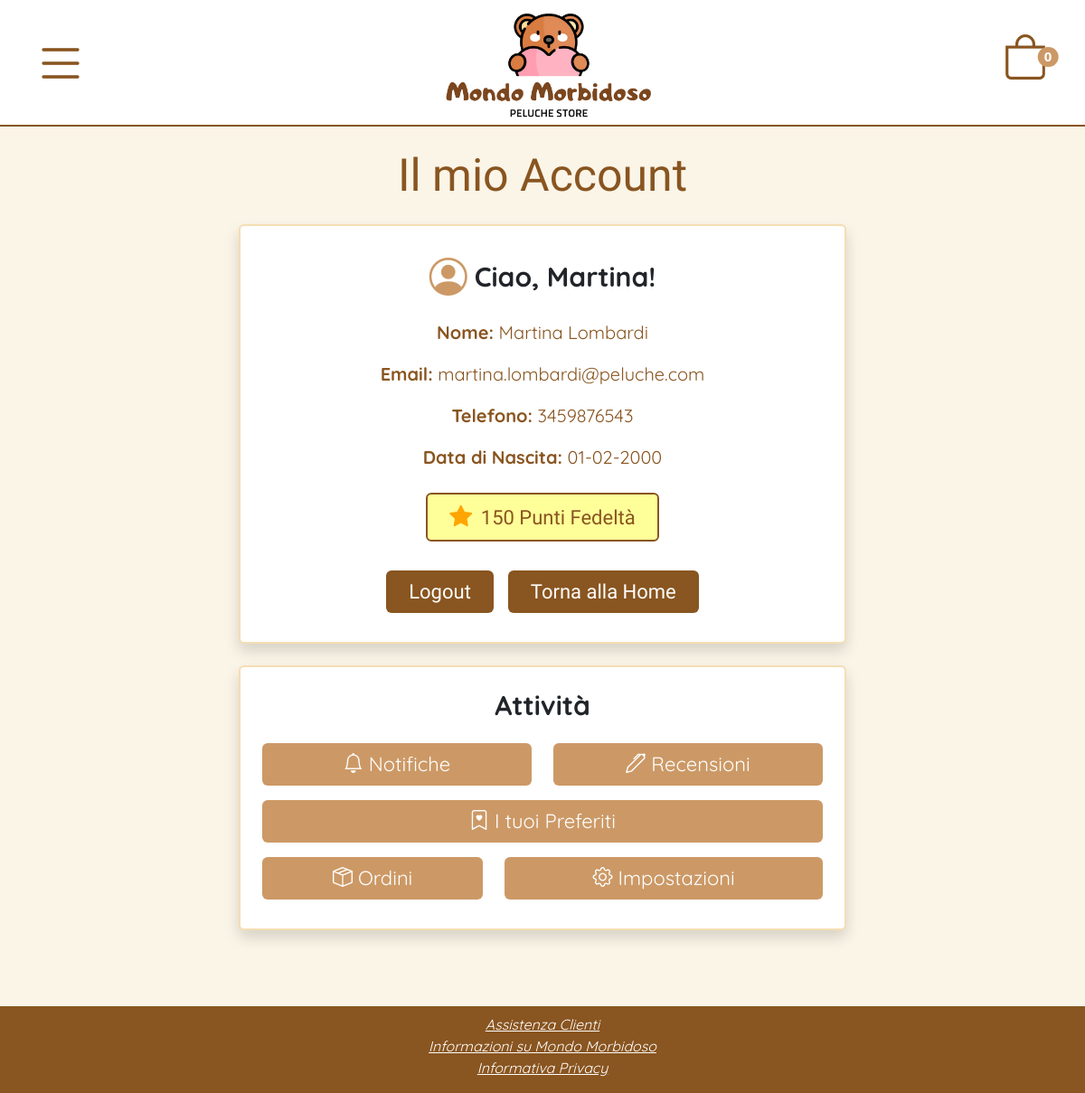
Screenshot of /php/account.php (signed in) with the database file from the repository.
### tables this page shows
create table UTENTE (
     E_mail VARCHAR(100) not null,
     Nome VARCHAR(50) not null,
     Cognome VARCHAR(50) not null,
     Numero_telefono VARCHAR(15),
     Data_di_nascita DATE default null,
     Password VARCHAR(255) not null,
     Punti INT not null default 0,
     Admin BOOLEAN not null default false,
     primary key (E_mail));

### utilities/functions.php (called while the page is built, shortened)
<?php
function isUserLoggedIn() {
    return isset($_SESSION['utente']);
}
function getFormattedDate($data) {
    return DateTime::createFromFormat('Y-m-d', $data)->format('d-m-Y');
}
function isAdminLoggedIn() {
    return isset($_SESSION['utente']) && isset($_SESSION['admin']) && $_SESSION['admin'];
}
?>

### php/account.php (called while the page is built, shortened)
<?php
require_once("bootstrap.php");
$userDetails = $dbhost->getUserDetails($_SESSION["utente"]);
require("../template/base.php");
?>

### db/database.php (called while the page is built, shortened)
<?php
class DatabaseHelper {
    private $db;
    public function __construct($servername, $username, $password, $dbname, $port) {
        $this->db = new mysqli($servername, $username, $password, $dbname, $port);
    }
    public function getUserDetails($email) {
        $query = "SELECT E_mail, Nome, Cognome, Numero_telefono, Data_di_nascita, Punti FROM UTENTE WHERE E_mail = ?";
        $stmt = $this->db->prepare($query);
        $stmt->bind_param("s", $email);
        $stmt->execute();
        $result = $stmt->get_result();
        return $result->fetch_assoc();
    }
}
?>

### php/bootstrap.php (called while the page is built, shortened)
<?php
require_once("../utilities/functions.php");
require_once("../db/database.php");
$dbhost = new DatabaseHelper("localhost", "root", "", "morbidoso", 3306);
?>

### template/accountC.php (the view, shortened to what this page needs)
<?php if (isAdminLoggedIn()): ?>
    <div class="container mt-4 ps-4 pe-4 cont-account">
        <h1 class="title">Account Admin</h1>
        <section class="card p-4 mb-4 mt-4 card-border shadow">
            <div class="d-flex align-items-center justify-content-center">
                <span class="bi bi-person-circle me-2" aria-hidden="true"></span>
                <h2 class="fw-bold text mb-0">Ciao, <?php echo $userDetails["Nome"] ?>!</h2>
            </div>
            <div class="d-flex flex-column align-items-center mt-3">
                <p class="text"><strong>Nome: </strong><?php echo $userDetails["Nome"] . " " . $userDetails["Cognome"]; ?></p>
                <p class="text"><strong>Email: </strong><?php echo $userDetails["E_mail"] ?></p>
                <p class="text"><strong>Telefono: </strong><?php echo $userDetails["Numero_telefono"]  != null ? $userDetails['Numero_telefono'] : 'Non Disponibile' ?></p>
                <p class="text"><strong>Data di Nascita: </strong><?php echo $userDetails['Data_di_nascita'] != '0000-00-00' ? getFormattedDate($userDetails["Data_di_nascita"]) : 'Non Disponibile' ?></p>
                <div class="d-flex align-items-center mt-4 mb-2">
                    <form method="POST" action="login.php">
                        <button type="submit" name="logout" class="btn button me-2 ps-4 pe-4">Logout</button>
                    </form>
                    <a href="../php/index.php" class="btn ms-2 button ps-4 pe-4">Torna alla Home</a>
                </div>
            </div>
        </section>
        <section class="card p-4 shadow card-border">
            <h3 class="text fw-bold">Attività Admin</h3>
            <div class="row mb-3 mt-3">
                <div class="col-6">
                    <a href="../php/notifiche.php" class="btn button-light w-100 position-relative d-flex align-items-center justify-content-center">
                        <span class="bi bi-bell ms-1 me-1" aria-hidden="true"></span>
                        Gestione Notifiche
                        <?php if($numeronotifiche != 0): ?>
                            <span class="position-absolute top-0 start-100 translate-middle p-2 bg-danger rounded-circle nuova-notifica">
                                <span class="visually-hidden">New alerts</span>
                            </span>
                        <?php endif; ?>
                    </a>
                </div>
                <div class="col-6">
                    <a href="../php/ordini.php" class="btn button-light w-100 d-flex align-items-center justify-content-center">
                        <span class="bi bi-box-seam ms-1 me-1" aria-hidden="true"></span>
                        Gestione Ordini
                    </a>
                </div>
            </div>
            <div class="text-center mb-3">
                <a href="../php/recensioni.php" class="btn button-light w-100 d-flex align-items-center justify-content-center">
                    <span class="bi bi-pen ms-1 me-1" aria-hidden="true"></span>
                    Gestione Recensioni
                </a>
            </div>
            <div class="row mb-2">
                <div class="col-6">
                    <a href="../php/prodotti.php" class="btn button-light w-100 d-flex align-items-center justify-content-center">
                        <span class="bi bi-boxes ms-1 me-1" aria-hidden="true"></span>
                        Gestione Prodotti
                    </a>
                </div>
                <div class="col-6">
                    <a href="../php/gestioneAccount.php" class="btn button-light w-100 d-flex align-items-center justify-content-center">
                        <span class="bi bi-people ms-1 me-1" aria-hidden="true"></span>
                        Gestione Utenti
                    </a>
                </div>
            </div>
        </section>
    </div>
<?php elseif (isUserLoggedIn()): ?>
    <div class="container mt-4 ps-4 pe-4 cont-account">
        <h1 class="title">Il mio Account</h1>
        <section class="card p-4 mb-4 mt-4 card-border shadow">
            <div class="d-flex align-items-center justify-content-center">
                <span class="bi bi-person-circle me-2" aria-hidden="true"></span>
                <h2 class="fw-bold text mb-0">Ciao, <?php echo $userDetails["Nome"] ?>!</h2>
            </div>
            <div class="d-flex flex-column align-items-center mt-3">
                <p class="text"><strong>Nome: </strong><?php echo $userDetails["Nome"] . " " . $userDetails["Cognome"]; ?></p>
                <p class="text"><strong>Email: </strong><?php echo $userDetails["E_mail"] ?></p>
                <p class="text"><strong>Telefono: </strong><?php echo $userDetails["Numero_telefono"]  != null ? $userDetails['Numero_telefono'] : 'Non disponibile' ?></p>
                <p class="text"><strong>Data di Nascita: </strong><?php echo $userDetails['Data_di_nascita'] != '0000-00-00' ? getFormattedDate($userDetails["Data_di_nascita"]) : 'Non disponibile' ?></p>
                <button type="button" class="btn button-outline mb-2 mt-2 pe-4 ps-4 btn-points" data-bs-toggle="collapse" data-bs-target="#collapsePoints" aria-expanded="false" aria-controls="collapsePoints">
                    <span class="bi bi-star-fill me-1" aria-hidden="true"></span> <?php echo $userDetails["Punti"]; ?> Punti Fedeltà
                </button>
                <div class="d-flex align-items-center mt-4 mb-2">
                    <form method="POST" action="login.php">
                        <button type="submit" name="logout" class="btn button me-2 ps-4 pe-4">Logout</button>
                    </form>
                    <a href="../php/index.php" class="btn ms-2 button ps-4 pe-4">Torna alla Home</a>
                </div>
            </div>
        </section>
        <section class="card p-4 shadow card-border">
            <h3 class="fw-bold text">Attività</h3>
            <div class="row mb-3 mt-3">
                <div class="col-6">
                    <a href="../php/notifiche.php" class="btn button-light w-100 position-relative">
                        <span class="bi bi-bell" aria-hidden="true"></span>
                        Notifiche
                    </a>
                </div>
                <div class="col-6">
                    <a href="../php/recensioniMie.php" class="btn button-light w-100">
                        <span class="bi bi-pen" aria-hidden="true"></span>
                        Recensioni
                    </a>
                </div>
            </div>
            <div class='mb-3'>
                <a href="../php/preferiti.php" class="btn button-light w-100">
                    <span class="bi bi-bookmark-heart" aria-hidden="true"></span>
                    I tuoi Preferiti
                </a>
            </div>
            <div class="row mb-2">
                <div class="col-5">
                    <a href="../php/ordini.php" class="btn button-light w-100">
                        <span class="bi bi-box-seam" aria-hidden="true"></span>
                        Ordini
                    </a>
                </div>
                <div class="col-7">
                    <button type="button" class="btn button-light w-100" data-bs-toggle="modal" data-bs-target="#editProfileModal">
                        <span class="bi bi-gear" aria-hidden="true"></span>
                        Impostazioni
                    </button>
                </div>
            </div>
        </section>
    </div>
<?php endif; ?>

### css/style.css (style rules this page uses)
html, body { height: 100%; margin: 0; }
body { background-color: rgb(245, 222, 179, 0.3); display: flex; flex-direction: column; }
.button, .button:disabled { background-color: rgb(137, 85, 32); color: white; font-family: 'Chewy', sans-serif; font-size: 18px; text-align: center; }
.button-outline { border: 2px solid rgb(137, 85, 32); color: rgb(137, 85, 32); font-family: 'Chewy', sans-serif; font-size: 18px; text-align: center; }
.button-light { background-color: rgb(204, 153, 102); color: white; font-family: 'Quicksand', sans-serif; font-size: 18px; text-align: center; }
.text { font-family: 'Quicksand', sans-serif; font-size: 16px; text-align: center; }
.title { font-family: 'Chewy', sans-serif; text-align: center; color: rgb(137, 85, 32); font-size: 35px; }
.card-border { border: 2px solid rgb(245, 222, 179); }
main p { color: rgb(137, 85, 32) }
.bi-person-circle { font-size: 35px; color: rgb(204, 153, 102); }
.cont-account h2, .cont-account h3 { font-size: 25px; }
.btn-points { background-color: rgb(255, 255, 153); }
.bi-star-fill, .bi-star-half, .bi-star { color: rgb(255, 165, 0); font-size: 20px; }
.bi-bell, .bi-pen, .bi-bookmark-heart, .bi-box-seam, .bi-gear, .bi-boxes, .bi-people { font-size: 18px; }
@media screen and (min-width: 768px) { .button, .button-outline, .button-light { font-size: 22px; } }
@media screen and (min-width: 768px) { .title { font-size: 50px; } }
@media screen and (min-width: 768px) { .text { font-size: 20px; } }
@media screen and (min-width: 768px) { .cont-account { width: 60%; } }
@media screen and (min-width: 768px) { .cont-account h2, .cont-account h3 { font-size: 30px; } }
@media screen and (min-width: 768px) { .bi-person-circle { font-size: 42px; } }
@media screen and (min-width: 768px) { .bi-star-fill, .bi-star-half, .bi-star { font-size: 25px; } }
@media screen and (min-width: 768px) { .bi-bell, .bi-pen, .bi-bookmark-heart, .bi-box-seam, .bi-gear, .bi-boxes, .bi-people { font-size: 22px; } }

### rows the page displays
utente: Nome "Martina", Cognome "Lombardi", E_mail "martina.lombardi@peluche.com", Numero_telefono "3459876543", Data_di_nascita "01-02-2000", Punti "150"

### other values shown
$numeroprodotti "0"
